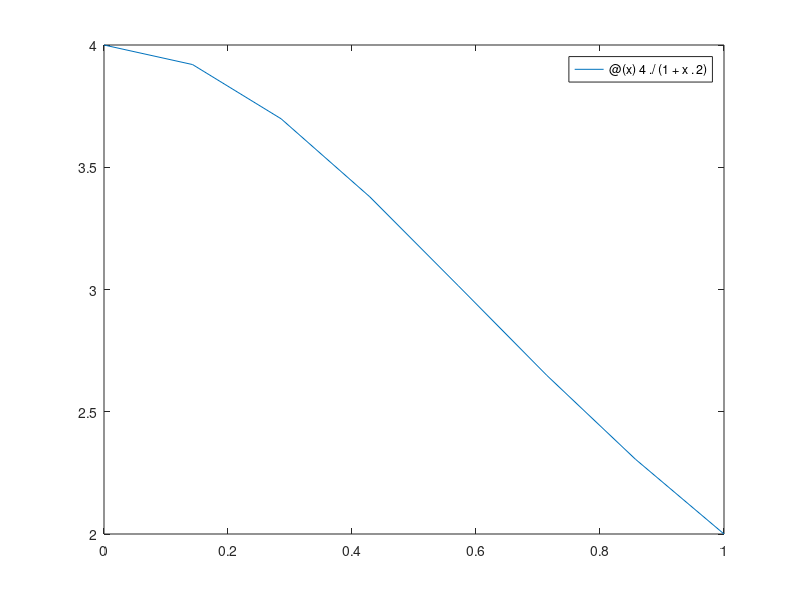

Recreate this plot in MATLAB. (Note: this script raises an error after producing the figure.)
clear
clf

% f = @(x)(sin(pi*x)-sin(x)); a = 0; b = 20;
f = @(x) 4./(1+x.^2); a=0; b=1;
fplot(f,[a,b],LineWidth=1.6)

% ApproxIncl = verifyquad(f,a,b)
% rad(ApproxIncl)

% intval('pi')/4

% e = 1e-12;
tic, Approx = quad(f,a,b), toc
tic, Incl = verifyquad(f,a,b), toc
rad(Incl)


e = 1e-12;
tic, Approx = quad(f,a,b,e), toc
tic, Incl = verifyquad(f,a,b,e), toc
rad(Incl)

e = 1e-15;
tic, Approx = quad(f,a,b,e), toc
tic, Incl = verifyquad(f,a,b,e), toc
rad(Incl)